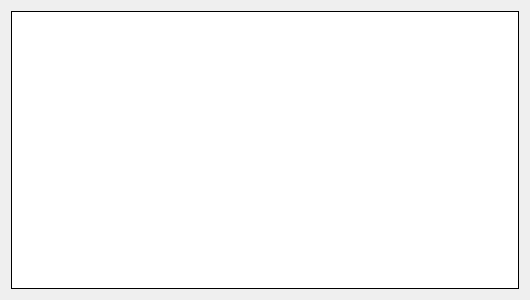
<?xml version="1.0" encoding="UTF-8"?>
<ui version="4.0">
 <class>OverviewDialog</class>
 <widget class="QDialog" name="OverviewDialog">
  <property name="geometry">
   <rect>
    <x>0</x>
    <y>0</y>
    <width>530</width>
    <height>300</height>
   </rect>
  </property>
  <property name="windowTitle">
   <string>Overview</string>
  </property>
  <layout class="QVBoxLayout" name="verticalLayout">
   <item>
    <widget class="QTableWidget" name="tableWidget">
     <property name="frameShape">
      <enum>QFrame::Box</enum>
     </property>
     <property name="frameShadow">
      <enum>QFrame::Plain</enum>
     </property>
     <property name="editTriggers">
      <set>QAbstractItemView::NoEditTriggers</set>
     </property>
    </widget>
   </item>
  </layout>
 </widget>
 <resources/>
 <connections/>
</ui>
